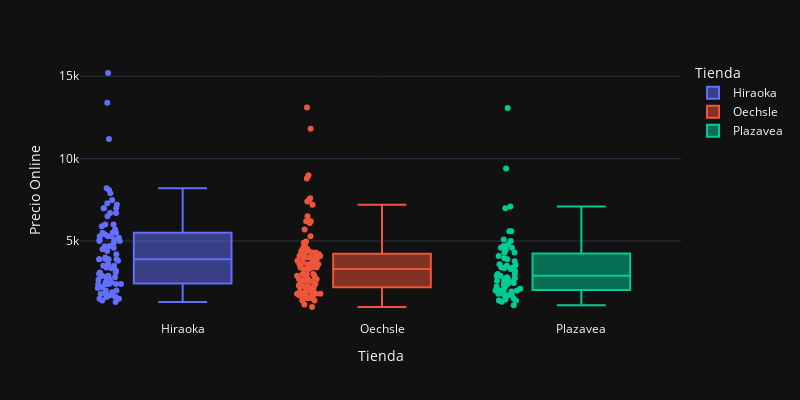

Notebook cell for this chart:
### Code cell
fig = px.box(df, x = "Tienda", y="Precio Online",color="Tienda",
             height=400, width=800, points="all",template="plotly_dark") 
fig.show()

### Figure 1 — Plotly figure (JSON) as saved in the notebook; plotly's stock layout.template omitted (floating-point values rounded to 4 significant figures)
{"data": [{"alignmentgroup": "True", "boxpoints": "all", "hovertemplate": "Tienda=%{x}<br>Precio Online=%{y}<extra></extra>", "legendgroup": "Hiraoka", "marker": {"color": "#636efa"}, "name": "Hiraoka", "notched": false, "offsetgroup": "Hiraoka", "orientation": "v", "showlegend": true, "type": "box", "x": ["Hiraoka", "Hiraoka", "Hiraoka", "Hiraoka", "Hiraoka", "Hiraoka", "Hiraoka", "Hiraoka", "Hiraoka", "Hiraoka", "Hiraoka", "Hiraoka", "Hiraoka", "Hiraoka", "Hiraoka", "Hiraoka", "Hiraoka", "Hiraoka", "Hiraoka", "Hiraoka", "Hiraoka", "Hiraoka", "Hiraoka", "Hiraoka", "Hiraoka", "Hiraoka", "Hiraoka", "Hiraoka", "Hiraoka", "Hiraoka", "Hiraoka", "Hiraoka", "Hiraoka", "Hiraoka", "Hiraoka", "Hiraoka", "Hiraoka", "Hiraoka", "Hiraoka", "Hiraoka", "Hiraoka", "Hiraoka", "Hiraoka", "Hiraoka", "Hiraoka", "Hiraoka", "Hiraoka", "Hiraoka", "Hiraoka", "Hiraoka", "Hiraoka", "Hiraoka", "Hiraoka", "Hiraoka", "Hiraoka", "Hiraoka", "Hiraoka", "Hiraoka", "Hiraoka", "Hiraoka", "Hiraoka", "Hiraoka", "Hiraoka", "Hiraoka", "Hiraoka", "Hiraoka", "Hiraoka", "Hiraoka", "Hiraoka", "Hiraoka", "Hiraoka", "Hiraoka", "Hiraoka", "Hiraoka", "Hiraoka", "Hiraoka", "Hiraoka", "Hiraoka", "Hiraoka", "Hiraoka", "Hiraoka", "Hiraoka", "Hiraoka"], "x0": " ", "xaxis": "x", "y": [15199, 11199, 8199, 8099, 7899, 7499, 6999, 6699, 6699, 6499, 5999, 5999, 5899, 5699, 5499, 5499, 5499, 5399, 5299, 5299, 5299, 4999, 4699, 3899, 2649, 2499, 2399, 1799, 1399, 3499, 3199, 2499, 2399, 2399, 2199, 2149, 1999, 1899, 1699, 1699, 1599, 1499, 1499, 13399, 7299, 7199, 6999, 6999, 5199, 5099, 5099, 4999, 4899, 4689, 4599, 4499, 4399, 4199, 3999, 3899, 3899, 3899, 3899, 3799, 3099, 2699, 1999, 3499, 3399, 3349, 2799, 2399, 2399, 2399, 1799, 1299, 3599, 3099, 2999, 2899, 2899, 2799, 1599], "y0": " ", "yaxis": "y"}, {"alignmentgroup": "True", "boxpoints": "all", "hovertemplate": "Tienda=%{x}<br>Precio Online=%{y}<extra></extra>", "legendgroup": "Oechsle", "marker": {"color": "#EF553B"}, "name": "Oechsle", "notched": false, "offsetgroup": "Oechsle", "orientation": "v", "showlegend": true, "type": "box", "x": ["Oechsle", "Oechsle", "Oechsle", "Oechsle", "Oechsle", "Oechsle", "Oechsle", "Oechsle", "Oechsle", "Oechsle", "Oechsle", "Oechsle", "Oechsle", "Oechsle", "Oechsle", "Oechsle", "Oechsle", "Oechsle", "Oechsle", "Oechsle", "Oechsle", "Oechsle", "Oechsle", "Oechsle", "Oechsle", "Oechsle", "Oechsle", "Oechsle", "Oechsle", "Oechsle", "Oechsle", "Oechsle", "Oechsle", "Oechsle", "Oechsle", "Oechsle", "Oechsle", "Oechsle", "Oechsle", "Oechsle", "Oechsle", "Oechsle", "Oechsle", "Oechsle", "Oechsle", "Oechsle", "Oechsle", "Oechsle", "Oechsle", "Oechsle", "Oechsle", "Oechsle", "Oechsle", "Oechsle", "Oechsle", "Oechsle", "Oechsle", "Oechsle", "Oechsle", "Oechsle", "Oechsle", "Oechsle", "Oechsle", "Oechsle", "Oechsle", "Oechsle", "Oechsle", "Oechsle", "Oechsle", "Oechsle", "Oechsle", "Oechsle", "Oechsle", "Oechsle", "Oechsle", "Oechsle", "Oechsle", "Oechsle", "Oechsle", "Oechsle", "Oechsle", "Oechsle", "Oechsle", "Oechsle", "Oechsle", "Oechsle", "Oechsle", "Oechsle", "Oechsle", "Oechsle", "Oechsle", "Oechsle", "Oechsle", "Oechsle", "Oechsle", "Oechsle", "Oechsle", "Oechsle", "Oechsle", "Oechsle", "Oechsle"], "x0": " ", "xaxis": "x", "y": [13099, 11809, 8999, 8799, 7599, 7499, 7399, 7199, 6499, 6199, 6199, 6199, 6099, 5699, 5299, 4969, 4799, 4199, 4099, 3999, 3799, 3699, 2899, 2899, 999, 2699, 2690, 2599, 2599, 2579, 2399, 2249, 2199, 1999, 1899, 1899, 1799, 1799, 1799, 1799, 1749, 1690, 1599, 1550, 1549, 1529, 1529, 4899, 4599, 4599, 4499, 4399, 4399, 4329, 4299, 4199, 4199, 4099, 3999, 3999, 3999, 3799, 3799, 3699, 3699, 3599, 3599, 3599, 3599, 3399, 3399, 3399, 3299, 2399, 3999, 3599, 3299, 2699, 2699, 2299, 2199, 2199, 2199, 2199, 1999, 1999, 1799, 1749, 1399, 1149, 3450, 2999, 2999, 2999, 2899, 2699, 2599, 2549, 2399, 2299, 1399], "y0": " ", "yaxis": "y"}, {"alignmentgroup": "True", "boxpoints": "all", "hovertemplate": "Tienda=%{x}<br>Precio Online=%{y}<extra></extra>", "legendgroup": "Plazavea", "marker": {"color": "#00cc96"}, "name": "Plazavea", "notched": false, "offsetgroup": "Plazavea", "orientation": "v", "showlegend": true, "type": "box", "x": ["Plazavea", "Plazavea", "Plazavea", "Plazavea", "Plazavea", "Plazavea", "Plazavea", "Plazavea", "Plazavea", "Plazavea", "Plazavea", "Plazavea", "Plazavea", "Plazavea", "Plazavea", "Plazavea", "Plazavea", "Plazavea", "Plazavea", "Plazavea", "Plazavea", "Plazavea", "Plazavea", "Plazavea", "Plazavea", "Plazavea", "Plazavea", "Plazavea", "Plazavea", "Plazavea", "Plazavea", "Plazavea", "Plazavea", "Plazavea", "Plazavea", "Plazavea", "Plazavea", "Plazavea", "Plazavea", "Plazavea", "Plazavea", "Plazavea", "Plazavea", "Plazavea", "Plazavea", "Plazavea", "Plazavea", "Plazavea", "Plazavea", "Plazavea", "Plazavea", "Plazavea", "Plazavea", "Plazavea", "Plazavea", "Plazavea", "Plazavea", "Plazavea", "Plazavea"], "x0": " ", "xaxis": "x", "y": [13075, 9399, 6999, 5589, 5589, 4799, 2899, 7099, 3399, 2699, 2599, 2549, 2549, 2399, 2349, 2249, 1999, 1799, 1759, 1749, 1699, 1499, 1449, 1399, 1399, 1319, 1099, 5099, 4999, 4699, 4599, 4599, 4469, 4299, 4299, 3959, 3899, 3769, 3599, 3549, 3499, 3399, 3299, 3179, 2699, 2449, 2099, 1999, 1999, 1935, 4099, 3359, 2999, 2989, 2899, 2799, 2749, 2199, 1999], "y0": " ", "yaxis": "y"}], "layout": {"boxmode": "overlay", "height": 400, "legend": {"title": {"text": "Tienda"}, "tracegroupgap": 0}, "margin": {"t": 60}, "width": 800, "xaxis": {"anchor": "y", "categoryarray": ["Hiraoka", "Oechsle", "Plazavea"], "categoryorder": "array", "domain": [0, 1], "title": {"text": "Tienda"}}, "yaxis": {"anchor": "x", "domain": [0, 1], "title": {"text": "Precio Online"}}}}
